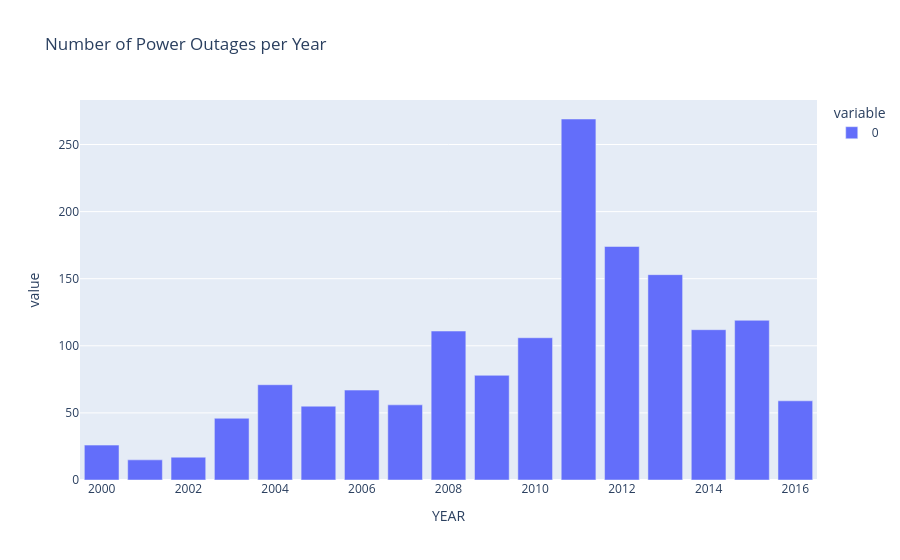

Notebook code cell kept with this figure:
### Code cell
cleaned.groupby("YEAR").size().plot(kind="bar", title="Number of Power Outages per Year")

### Figure 1 — Plotly figure (JSON) as saved in the notebook; plotly's stock layout.template omitted (floating-point values rounded to 4 significant figures)
{"data": [{"alignmentgroup": "True", "hovertemplate": "variable=0<br>YEAR=%{x}<br>value=%{y}<extra></extra>", "legendgroup": "0", "marker": {"color": "#636efa", "pattern": {"shape": ""}}, "name": "0", "offsetgroup": "0", "orientation": "v", "showlegend": true, "textposition": "auto", "type": "bar", "x": [2000, 2001, 2002, 2003, 2004, 2005, 2006, 2007, 2008, 2009, 2010, 2011, 2012, 2013, 2014, 2015, 2016], "xaxis": "x", "y": [26, 15, 17, 46, 71, 55, 67, 56, 111, 78, 106, 269, 174, 153, 112, 119, 59], "yaxis": "y"}], "layout": {"barmode": "relative", "legend": {"title": {"text": "variable"}, "tracegroupgap": 0}, "title": {"text": "Number of Power Outages per Year"}, "xaxis": {"anchor": "y", "domain": [0, 1], "title": {"text": "YEAR"}}, "yaxis": {"anchor": "x", "domain": [0, 1], "title": {"text": "value"}}}}
